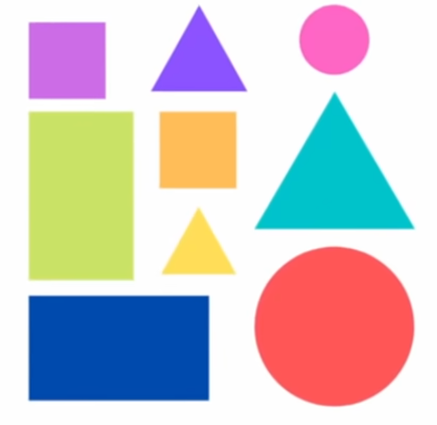
#> input picture shapes.jpg, 437 x 425 px
$ python data.py
#> lines starting #> are read from the running program, lines starting #| are printed output that depends on the picture; after the words box and inside, x2 and y2 are one past the last pixel; in counts of white or black regions, pixels touching at a corner belong together
import cv2

img = cv2.imread("shapes.jpg")
#> img is the input picture: shape (425, 437, 3); mean B, G, R 200.6, 197.3, 203.9
gray = cv2.cvtColor(img, cv2.COLOR_BGR2GRAY)
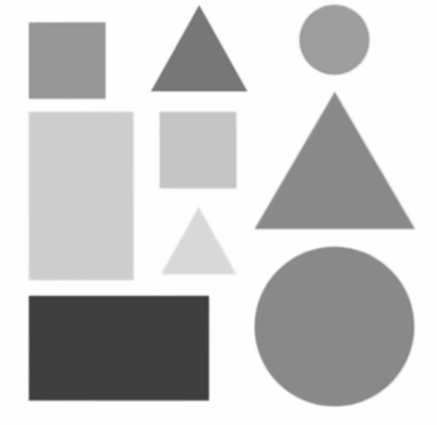
#> gray: shape (425, 437); min 59, max 255, mean 199.6
blur = cv2.GaussianBlur(gray, (3, 3), 3, 0)
canny = cv2.Canny(blur, 25, 75)
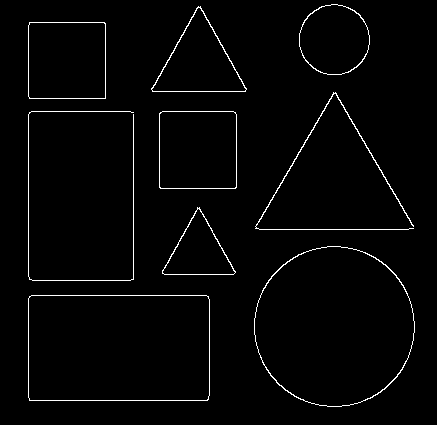
#> canny: shape (425, 437); 2% white in thin lines or dots, all inside (x1, y1, x2, y2) = (28, 4, 415, 407)
kernel = cv2.getStructuringElement(cv2.MORPH_RECT, (3, 3))
dilate = cv2.dilate(canny, kernel)
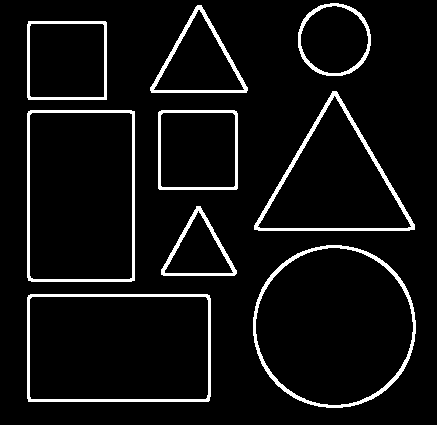
#> dilate: shape (425, 437); 6.2% white; 9 white regions

contours, _ = cv2.findContours(dilate, cv2.RETR_EXTERNAL, cv2.CHAIN_APPROX_SIMPLE)
#> contours = 9 contours; largest, box (x1, y1, x2, y2) and area: (253, 245, 416, 408) 20730, (27, 294, 211, 402) 19564, (27, 110, 135, 282) 18282, (254, 91, 415, 231) 11737, (158, 110, 238, 190) 6233

for i in range(0, len(contours)):
    # cv2.drawContours(img, contours, i, (255, 0, 255), 2)

    peri = cv2.arcLength(contours[i], True)
    poly = [cv2.approxPolyDP(contours[i], 0.02 * peri, True)]

    # if cv2.contourArea(contours[i]) > 10000:
    # cv2.drawContours(img, poly, 1, (255, 0, 255), 2)
    cv2.drawContours(img, poly, 0, (0, 255, 0), 2)
#> this loop made 9 passes
#> (peri, poly) on passes 1, 3, 4, 5, 6, 7, 8: (575.9, [[[28, 295], [28, 401], [209, 400], [209, 295]]]), (244.7, [[[196, 206], [161, 274], [234, 275]]]), (312.5, [[[159, 111], [158, 188], [236, 189], [236, 111]]]), (552.5, [[[28, 111], [28, 280], [134, 280], [134, 111]]]), (505.4, [[[332, 91], [254, 229], [414, 229]]]), (312.2, [[[28, 21], [28, 99], [106, 99], [106, 22]]]), (312.4, [[[197, 5], [151, 92], [246, 92]]])
#> peri on passes 2, 9: 538.5, 241.1
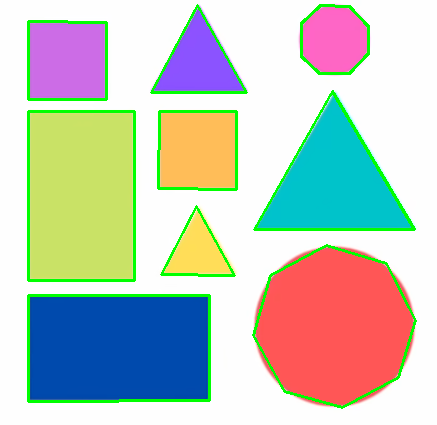
#> img: shape (425, 437, 3); 5.38% of pixels changed, all inside (x1, y1, x2, y2) = (27, 4, 417, 409)

cv2.imshow("img", img)
cv2.imshow("dilate", dilate)
cv2.waitKey(0)

$ run again, with chess_pattern.jpg copied over shapes.jpg
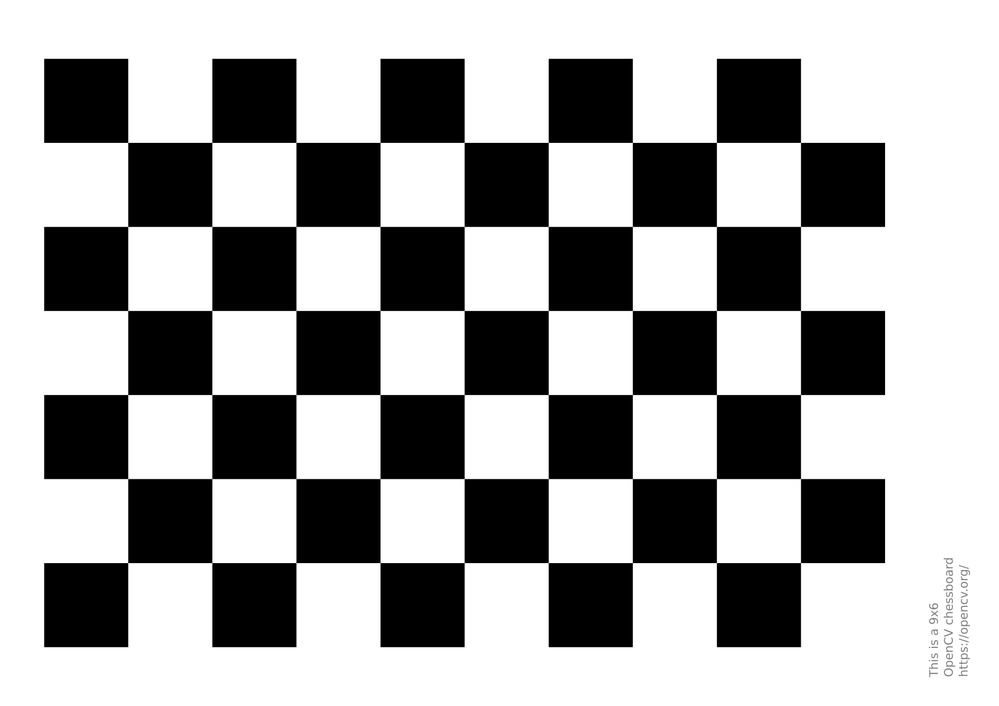
#> input picture chess_pattern.jpg, 999 x 706 px, shrunk from 1754 x 1240 before the run
#> img is the input picture: shape (706, 999, 3); min 0, max 255, mean 165.4
#> `canny = cv2.Canny(blur, 25, 75)`:
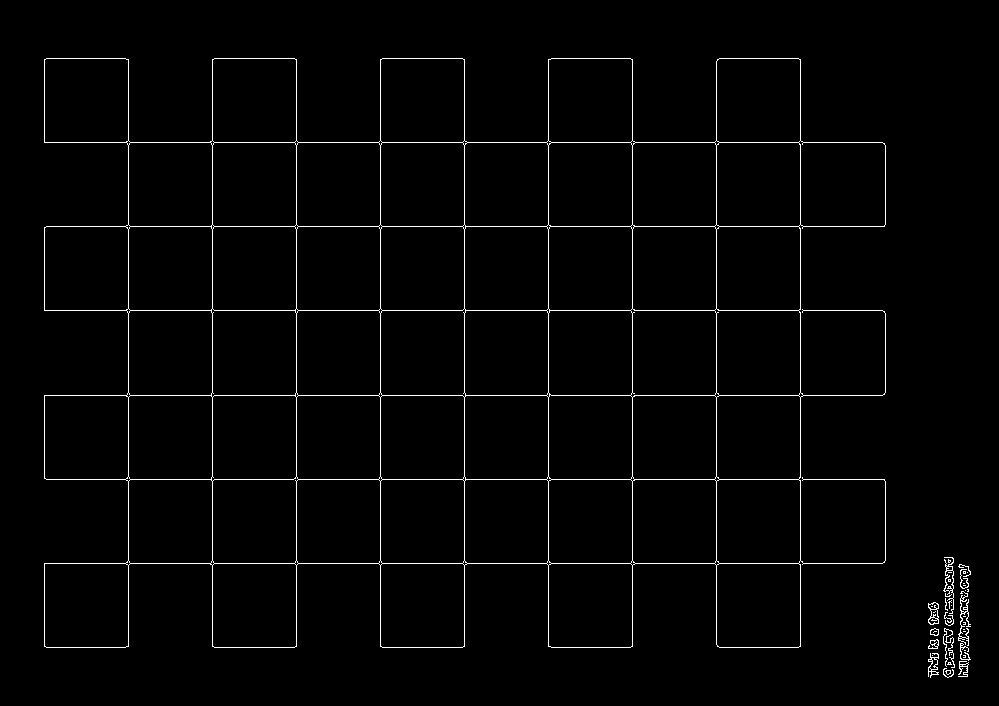
#> canny: shape (706, 999); 1.8% white in thin lines or dots, all inside (x1, y1, x2, y2) = (44, 58, 971, 678)
#> dilate: shape (706, 999); 5.5% white; 7 white regions
#> contours = 7 contours; box (x1, y1, x2, y2) and area: (43, 57, 887, 649) 394160, (942, 556, 956, 679) 1222, (957, 563, 972, 678) 1164, (927, 652, 940, 679) 258, (927, 601, 940, 626) 250, (927, 638, 940, 650) 112, (929, 627, 940, 637) 80
#> the loop `for i in range(0, len(contours)):` made 7 passes
#> peri on passes 1 to 4: 77.56, 43.07, 35.07, 71.8
#> after the loop `for i in range(0, len(contours)):`:
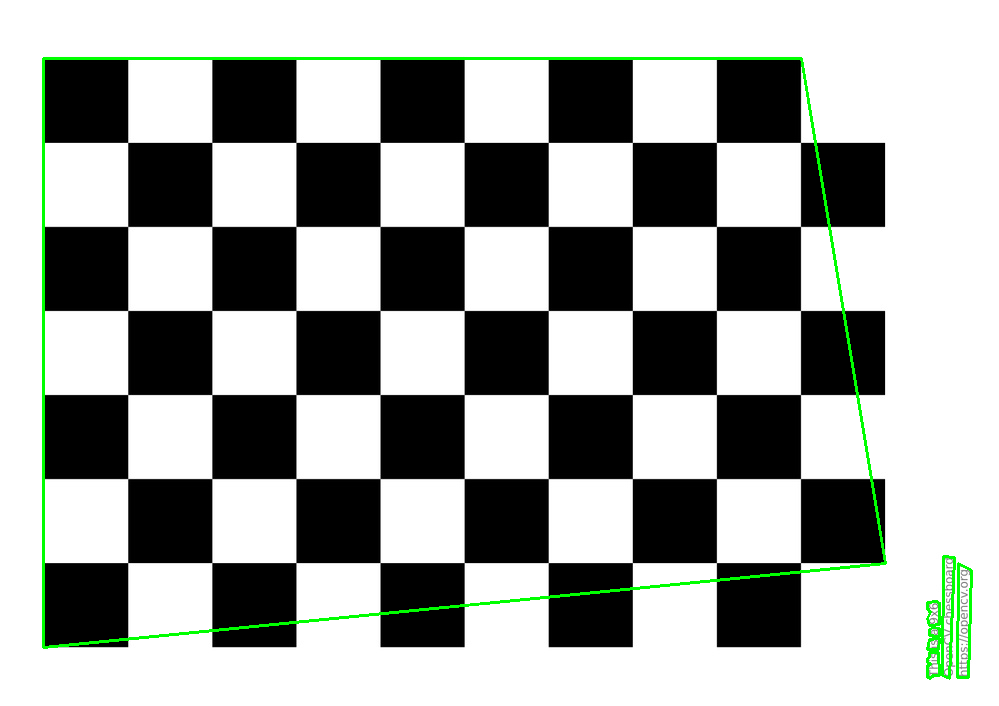
#> img: shape (706, 999, 3); 1.44% of pixels changed, all inside (x1, y1, x2, y2) = (42, 57, 973, 680)
